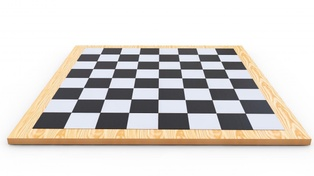
#> input picture BW_Chessboard.jpg, 314 x 176 px, shrunk from 1336 x 750 before the run
$ jupyter execute 19520197.ipynb
#> lines starting #> are read from the running program, lines starting #| are printed output that depends on the picture; after the words box and inside, x2 and y2 are one past the last pixel; in counts of white or black regions, pixels touching at a corner belong together
[cell 1]
import numpy as np
import cv2 as cv

[cell 2]
from matplotlib import pyplot as plt

def showImage(image):
    image = cv.cvtColor(image, cv.COLOR_BGR2RGB)
    plt.imshow(image)
    plt.show()

[cell 3]
dataset = ['BW_Chessboard.jpg','chessboard.jpg', 'skyscraper.jpg', 'skyscraper1.jpg']

[cell 4]
def findcorner(image,h,w):
    gray = cv.cvtColor(image,cv.COLOR_BGR2GRAY)
    gray = np.float32(gray)
    dst = cv.cornerHarris(gray,2,3,0.04)
    #result is dilated for marking the corners, not important
    dst = cv.dilate(dst,None)
    # Threshold for an optimal value, it may vary depending on the image.
    image[dst>0.01*dst.max()]=[0,0,255]
    cv.imshow('dst',image)
    if cv.waitKey(0) & 0xff == 27:
        cv.destroyAllWindows()
    cv.putText(image,"Detect Corner",(h, w),cv.FONT_HERSHEY_SIMPLEX,0.7, (0,0,255), 2)
    showImage(image)

[cell 5]
for name in dataset:
    image = cv.imread(name)
#> image is the input picture: shape (176, 314, 3); mean B, G, R 208.5, 212.6, 217.2
    image_ = image.copy()

    x = tuple(image.shape)
#> x = (176, 314, 3)
    para = [int(i) for i in x]
#> para = [176, 314, 3]
    h = int(para[1] * 0.1)
#> h = 31
    w = int(para[0] * 0.1)
#> w = 17

    #print("width={}, height={}, depth={}".format(w, h, d))
    cv.putText(image_,"Before",(h,w),cv.FONT_HERSHEY_SIMPLEX,1, (0,0,255), 2)
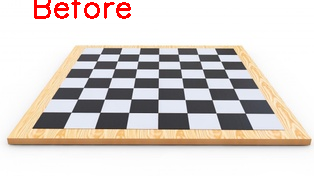
#> image_: shape (176, 314, 3); 1.34% of pixels changed, all inside (x1, y1, x2, y2) = (34, 0, 131, 19)
    showImage(image_)
    findcorner(image, h, w)
#> in findcorner, `gray = cv.cvtColor(image,cv.COLOR_BGR2GRAY)`:
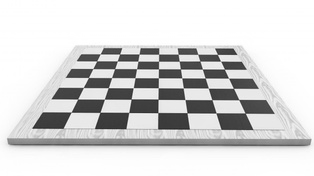
#> gray: shape (176, 314); min 39, max 255, mean 213.5
#> in findcorner, `dst = cv.cornerHarris(gray,2,3,0.04)`:
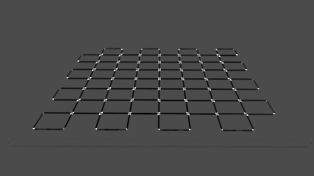
#> dst: shape (176, 314) float32; min -31096160, max 73484864, mean -807923.2; drawn with min black and max white
#> in findcorner, `dst = cv.dilate(dst,None)`:
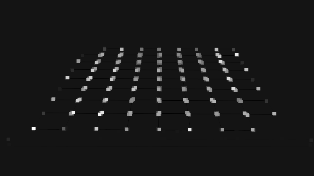
#> dst: shape (176, 314) float32; min -6338847, max 73484864, mean 1058718; drawn with min black and max white
#> (key Esc is pressed here)
#> in findcorner, `cv.putText(image,"Detect Corner",(h, w),cv.FONT_HERSHEY_SIMPLEX,0.7, (..`:
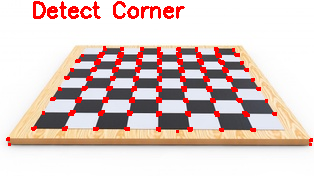
#> image: shape (176, 314, 3); mean B, G, R 197.4, 201.6, 221.3
#> pass 2 of the loop `for name in dataset:`:
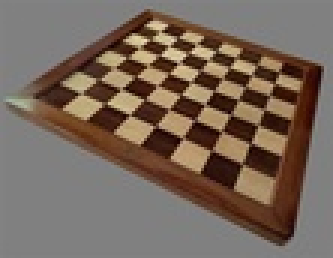
#> input picture chessboard.jpg, 111 x 86 px, shrunk from 474 x 365 before the run (shown 3 times larger)
#> image is the input picture: shape (86, 111, 3); mean B, G, R 91.9, 103.8, 119.6
#> image_: shape (86, 111, 3)
#> in findcorner (call 2), `dst = cv.dilate(dst,None)`:
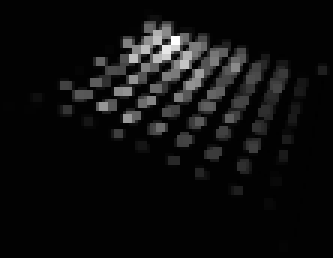
#> dst: shape (86, 111) float32 (shown 3 times larger); min -588643.9, max 65532256, mean 3169231.2; drawn with min black and max white
#> (key Enter is pressed here)
#> in findcorner (call 2), `cv.putText(image,"Detect Corner",(h, w),cv.FONT_HERSHEY_SIMPLEX,0.7, (..`:
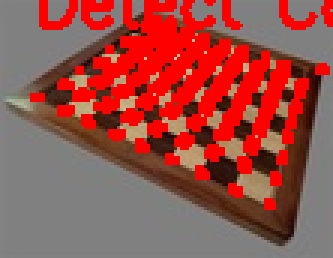
#> image: shape (86, 111, 3) (shown 3 times larger); mean B, G, R 72.9, 79.3, 153
#> pass 3 of the loop `for name in dataset:`:
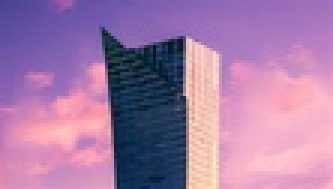
#> input picture skyscraper.jpg, 111 x 63 px, shrunk from 474 x 266 before the run (shown 3 times larger)
#> image is the input picture: shape (63, 111, 3); mean B, G, R 166.6, 123.1, 165.1
#> image_: shape (63, 111, 3)
#> in findcorner (call 3), `dst = cv.dilate(dst,None)`:
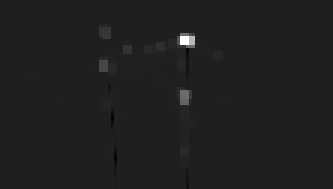
#> dst: shape (63, 111) float32 (shown 3 times larger); min -2417351, max 17096956, mean 75021.3; drawn with min black and max white
#> in findcorner (call 3), `cv.putText(image,"Detect Corner",(h, w),cv.FONT_HERSHEY_SIMPLEX,0.7, (..`:
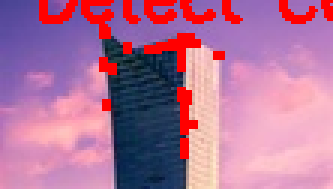
#> image: shape (63, 111, 3) (shown 3 times larger); mean B, G, R 153, 114.6, 177.2
#> the loop made 4 passes; the first 3 are shown
